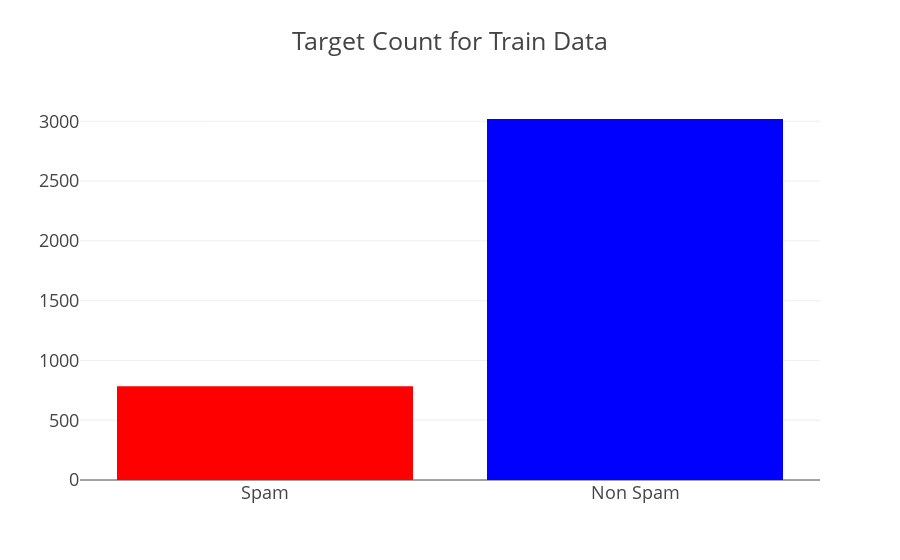
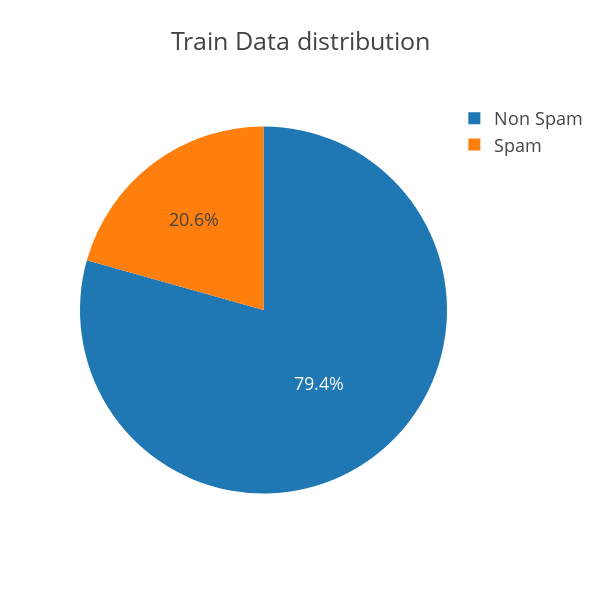

Notebook code cell kept with these figures, in order:
### Code cell
spam_size = len(spam_train_index)
non_spam_size = len(non_spam_train_index)
total_train_size = spam_size + non_spam_size

trace = go.Bar(
    x=["Spam","Non Spam"],
    y=[spam_size, non_spam_size],
    marker=dict(
        color=[spam_size, non_spam_size],
        colorscale = 'Picnic',
        reversescale = True
    ),
)

layout = go.Layout(
    title='Target Count for Train Data',
    font=dict(size=18)
)

data = [trace]
fig = go.Figure(data=data, layout=layout)
py.iplot(fig, filename="TargetCount")

## target distribution ##
labels = (np.array(["Spam", "Non Spam"]))
sizes = (np.array(([spam_size,non_spam_size]))/total_train_size*100)

trace = go.Pie(labels=labels, values=sizes)
layout = go.Layout(
    title='Train Data distribution',
    font=dict(size=18),
    width=600,
    height=600,
)
data = [trace]
fig = go.Figure(data=data, layout=layout)
py.iplot(fig, filename="usertype")

### Figure 1 — Plotly figure (JSON) as saved in the notebook; plotly's stock layout.template omitted (floating-point values rounded to 4 significant figures)
{"data": [{"marker": {"color": [785, 3019], "colorscale": "Picnic", "reversescale": true}, "type": "bar", "uid": "18eec59f-ed1f-4a91-9e2d-e2158e83e208", "x": ["Spam", "Non Spam"], "y": [785, 3019]}], "layout": {"font": {"size": 18}, "title": "Target Count for Train Data"}}

### Figure 2 — Plotly figure (JSON) as saved in the notebook; plotly's stock layout.template omitted (floating-point values rounded to 4 significant figures)
{"data": [{"labels": ["Spam", "Non Spam"], "type": "pie", "uid": "b07536cd-0b52-4972-976e-71aa7e386640", "values": [20.64, 79.36]}], "layout": {"font": {"size": 18}, "height": 600, "title": "Train Data distribution", "width": 600}}
